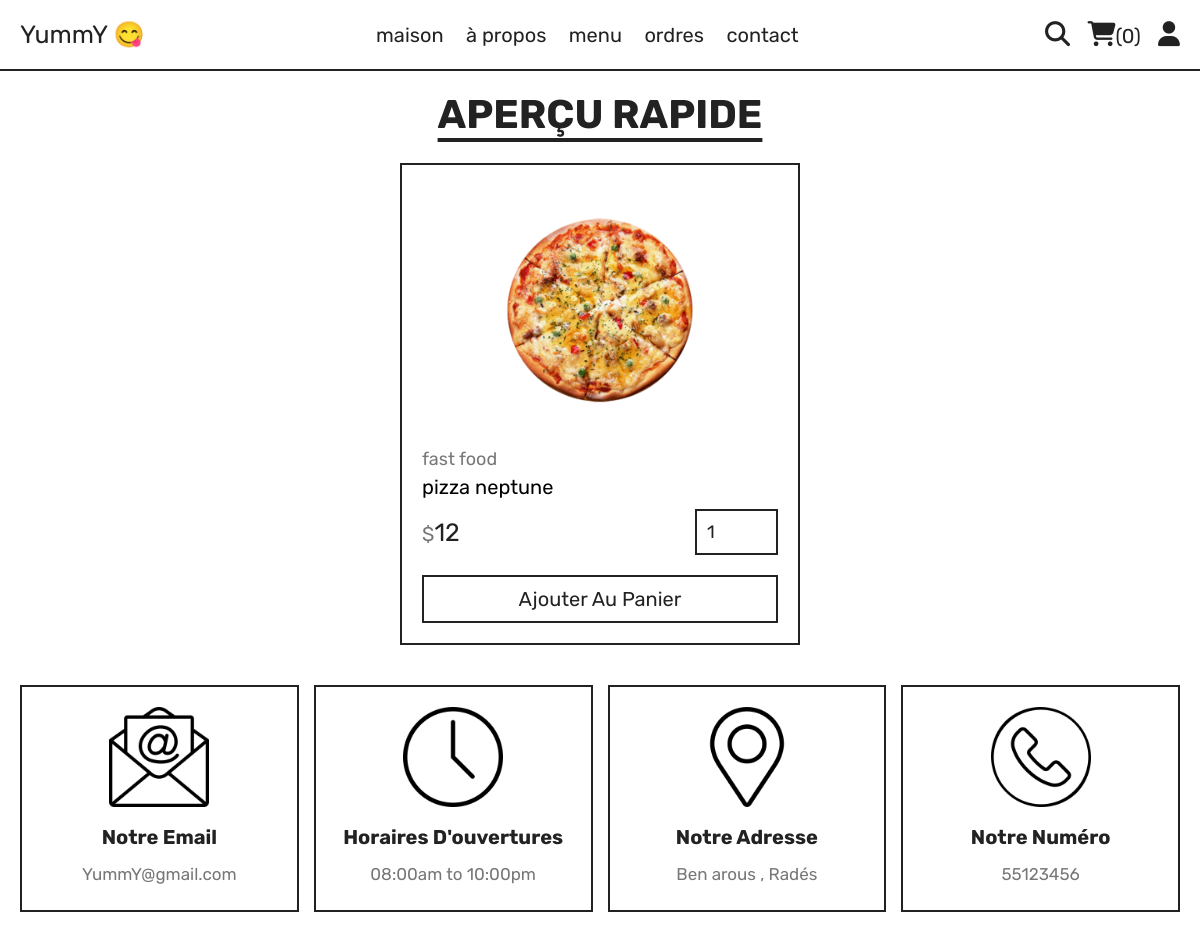
The page /quick_view.php?pid=1 on the database its author committed.
### tables this page shows
CREATE TABLE `products` (
  `id` int(100) NOT NULL,
  `name` varchar(100) NOT NULL,
  `category` varchar(100) NOT NULL,
  `price` int(10) NOT NULL,
  `image` varchar(100) NOT NULL
);

### quick_view.php (the view, shortened to what this page needs)
<?php
include 'components/connect.php';
?>
<!DOCTYPE html>
<html lang="en">
<head>
   <link rel="stylesheet" href="https://cdnjs.cloudflare.com/ajax/libs/font-awesome/6.1.1/css/all.min.css">
   <link rel="stylesheet" href="css/style.css">
</head>
<body>
<?php include 'components/user_header.php'; ?>
<section class="quick-view">
   <h1 class="title">aperçu rapide</h1>
   <?php
      $pid = $_GET['pid'];
      $select_products = $conn->prepare("SELECT * FROM `products` WHERE id = ?");
      $select_products->execute([$pid]);
      if($select_products->rowCount() > 0){
         while($fetch_products = $select_products->fetch(PDO::FETCH_ASSOC)){
   ?>
   <form action="" method="post" class="box">
      <img src="uploaded_img/<?= $fetch_products['image']; ?>" alt="">
      <a href="category.php?category=<?= $fetch_products['category']; ?>" class="cat"><?= $fetch_products['category']; ?></a>
      <div class="name"><?= $fetch_products['name']; ?></div>
      <div class="flex">
         <div class="price"><span>$</span><?= $fetch_products['price']; ?></div>
         <input type="number" name="qty" class="qty" min="1" max="99" value="1" maxlength="2">
      </div>
      <button type="submit" name="add_to_cart" class="cart-btn">Ajouter au panier</button>
   </form>
   <?php
         }
      }else{
         echo '<p class="empty">aucun produit ajouté pour l\'instant !</p>';
      }
   ?>
</section>
<?php include 'components/footer.php'; ?>
</body>
</html>

### css/style.css (style rules this page uses)
:root { --yellow:#fed330; --red:#e74c3c; --white:#fff; --black:#222; --light-color:#777; --border:.2rem solid var(--black); }
* { font-family: 'Rubik', sans-serif; margin:0; padding:0; box-sizing: border-box; outline: none; border: none; text-decoration: none; }
html { font-size: 62.5%; overflow-x: hidden; scroll-behavior: smooth; stop-opacity: 7rem; }
section { margin:0 auto; max-width: 1200px; padding:2rem; }
.title { text-align: center; margin-bottom: 2.5rem; font-size: 4rem; color:var(--black); text-transform: uppercase; text-decoration: underline; text-underline-offset: 1rem; }
.quick-view form { max-width: 40rem; padding:2rem; border:var(--border); position: relative; margin:0 auto; }
.quick-view form img { height: 25rem; width: 100%; object-fit: contain; margin-bottom: 1rem; }
.quick-view form .cat { font-size: 1.8rem; color:var(--light-color); }
.quick-view form .name { font-size: 2rem; margin:.5rem 0; }
.quick-view form .flex { display: flex; justify-content: space-between; align-items: center; gap:1.5rem; margin:1rem 0; }
.quick-view form .flex .price { font-size: 2.5rem; color:var(--black); }
.quick-view form .flex .price span { font-size: 2rem; color:var(--light-color); }
.quick-view form .flex .qty { border:var(--border); padding:1rem; font-size: 1.8rem; color:var(--black); }
.quick-view form .cart-btn { width: 100%; padding:1rem 3rem; text-align: center; border:var(--border); font-size: 2rem; color:var(--black); cursor: pointer; text-transform: capitalize; background: none; margin-top: 1rem; }

### rows shown on the page
products: image (picture), category "fast food", name "pizza neptune", price "12"

### other values the page prints
$total_cart_items "0"
